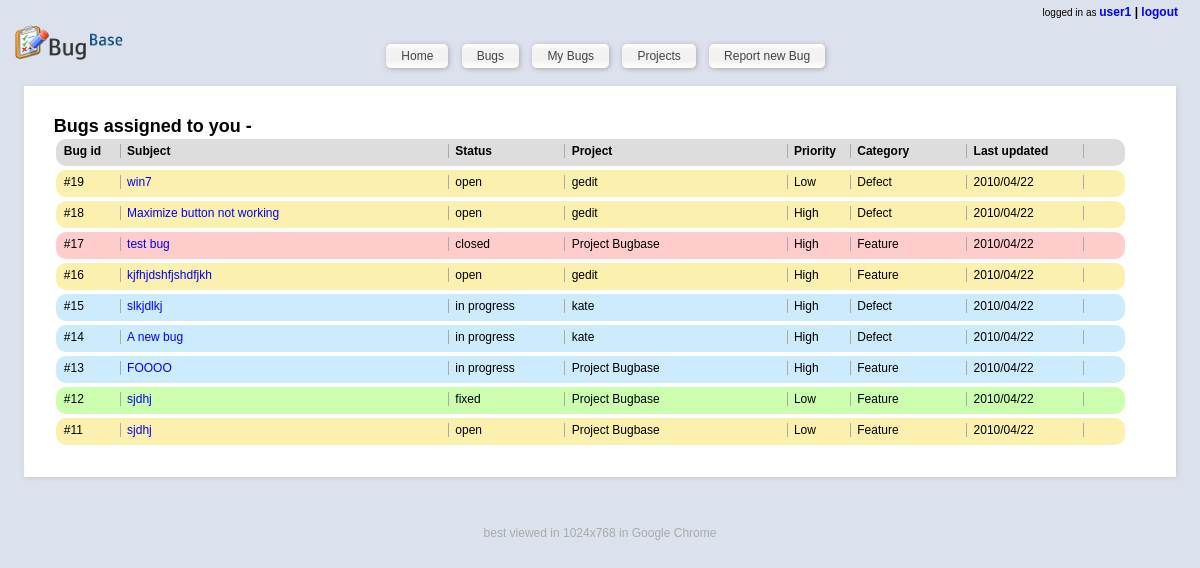
Page /index.php?page=list&filter=self (signed in) on the committed database.
### tables this page shows
CREATE TABLE IF NOT EXISTS `bugs` (
  `id` int(11) NOT NULL AUTO_INCREMENT,
  `bugName` varchar(500) NOT NULL,
  `description` varchar(2000) NOT NULL,
  `affectedVersion` varchar(50) NOT NULL DEFAULT 'na',
  `project` int(11) NOT NULL DEFAULT '-1',
  `affectedProject` int(11) NOT NULL DEFAULT '-1',
  `bugType` int(11) NOT NULL,
  `keywords` varchar(500) NOT NULL,
  `createdBy` int(11) NOT NULL,
  `createdAt` timestamp NOT NULL DEFAULT CURRENT_TIMESTAMP,
  PRIMARY KEY (`id`)
);

CREATE TABLE IF NOT EXISTS `bughistory` (
  `id` int(11) NOT NULL AUTO_INCREMENT,
  `bug_id` int(11) NOT NULL,
  `addedBy` int(11) NOT NULL,
  `timestamp` timestamp NOT NULL DEFAULT CURRENT_TIMESTAMP,
  `status` int(11) NOT NULL,
  `comment` varchar(2000) NOT NULL,
  `assignedTo` int(11) NOT NULL,
  `priority` int(11) NOT NULL,
  PRIMARY KEY (`id`)
);

### index.php (called while the page is built, shortened)
<?php
$smarty = new Smarty;
include_once('includes/models.inc.php');
if (loggedIn()){
	$template = 'home.html';
	$smarty->assign('subtitle', 'home');
} else {
	$template = 'login.html';
	$smarty->assign('subtitle', 'Login');
}
if (!isset($_GET['page']))
	$page = '';
else
	$page = $_GET['page'];
switch ($page){
	case 'list':
		if (loggedIn()){
			$template = 'buglist.html';
			$smarty->assign('subtitle','bug list');
			$smarty->assign('buglist',getAllBugList());
		}
		break;
}
$smarty->display('header.html');
$smarty->display($template);
?>

### includes/models.inc.php (called while the page is built, shortened)
<?php
function getAllBugList(){
	$buglist = array();
	$index = 0;
	$query = "SELECT * FROM `bugs` order by createdAt desc;";
	$result = mysql_query($query) or die ("Failed to fetch bug list");
	while ($row = mysql_fetch_assoc($result)){
		$query2 = "SELECT * from `bughistory` where bug_id = '{$row['id']}' order by timestamp desc;";
		$result2 = mysql_query($query2);
		if ($row2 = mysql_fetch_assoc($result2)){
			foreach ($row2 as $key=>$val){
				if ($key!='id'){
					$row[$key] = $val;
				}
			}
		}
		$query3 = "SELECT `label` from `statuses` where `id`='{$row['status']}';";
		$result3 = mysql_query($query3);
		if ($row3 = mysql_fetch_assoc($result3)){
			$row['status'] = $row3['label'];
		} else {
			$row['status'] = 'undefined';
		}
		$query3 = "SELECT `label` from `priorities` where `id`='{$row['priority']}';";
		$result3 = mysql_query($query3);
		if ($row3 = mysql_fetch_assoc($result3)){
			$row['priority'] = $row3['label'];
		} else {
			$row['priority'] = ' ';
		}
		$query3 = "SELECT `label` from `categories` where `id`='{$row['bugType']}';";
		$result3 = mysql_query($query3);
		if ($row3 = mysql_fetch_assoc($result3)){
			$row['bugType'] = $row3['label'];
		} else {
			$row['bugType'] = 'unknown';
		}
		$query3 = "SELECT name from `projects` where `id`='{$row['project']}';";
		$result3 = mysql_query($query3);
		if ($row3 = mysql_fetch_assoc($result3)){
			$row['project_name'] = $row3['name'];
		} else {
			$row['project_name'] = 'unknown';
		}
		$buglist[$index++] = $row;
	}
	return $buglist;
}

### libs/plugins/modifier.replace.php (called while the page is built)
<?php
function smarty_modifier_replace($string, $search, $replace)
{
    return str_replace($search, $replace, $string);
}
?>

### libs/plugins/shared.make_timestamp.php (called while the page is built, shortened)
<?php
function smarty_make_timestamp($string)
{
    if(empty($string)) {
        $time = time();
    } elseif (preg_match('/^\d{14}$/', $string)) {
        $time = mktime(substr($string, 8, 2),substr($string, 10, 2),substr($string, 12, 2),
                       substr($string, 4, 2),substr($string, 6, 2),substr($string, 0, 4));
    } elseif (is_numeric($string)) {
        $time = (int)$string;
    } else {
        $time = strtotime($string);
    }
    return $time;
}
?>

### libs/plugins/modifier.date_format.php (called while the page is built, shortened)
<?php
function smarty_modifier_date_format($string, $format = '%b %e, %Y', $default_date = '')
{
    if ($string != '') {
        $timestamp = smarty_make_timestamp($string);
    } elseif ($default_date != '') {
        $timestamp = smarty_make_timestamp($default_date);
    } else {
        return;
    }
    return strftime($format, $timestamp);
}
?>

### templates_c/%%7C^7CF^7CFE2F9D%%buglist.html.php (the view, shortened to what this page needs)
<div id='contentSpacer'>
	<h2>Bugs assigned to you -</h2>
	<div id='buglist'>
		<ul>
			<li class='heading'>
				<div class='l_bid'> Bug id </div>
				<div class='l_subject'> Subject </div>
				<div class='l_status'> Status </div>
				<div class='l_affects'> Project </div>
				<div class='l_priority'> Priority </div>
				<div class='l_category'> Category </div>
				<div class='l_lastupdate'> Last updated </div>
			</li>
			<?php unset($this->_sections['i']);
$this->_sections['i']['name'] = 'i';
$this->_sections['i']['loop'] = is_array($_loop=$this->_tpl_vars['buglist']) ? count($_loop) : max(0, (int)$_loop); unset($_loop);
$this->_sections['i']['show'] = true;
$this->_sections['i']['max'] = $this->_sections['i']['loop'];
$this->_sections['i']['step'] = 1;
$this->_sections['i']['start'] = $this->_sections['i']['step'] > 0 ? 0 : $this->_sections['i']['loop']-1;
if ($this->_sections['i']['show']) {
    $this->_sections['i']['total'] = $this->_sections['i']['loop'];
} else
    $this->_sections['i']['total'] = 0;
if ($this->_sections['i']['show']):
            for ($this->_sections['i']['index'] = $this->_sections['i']['start'], $this->_sections['i']['iteration'] = 1;
                 $this->_sections['i']['iteration'] <= $this->_sections['i']['total'];
                 $this->_sections['i']['index'] += $this->_sections['i']['step'], $this->_sections['i']['iteration']++):
$this->_sections['i']['rownum'] = $this->_sections['i']['iteration'];
$this->_sections['i']['index_prev'] = $this->_sections['i']['index'] - $this->_sections['i']['step'];
$this->_sections['i']['index_next'] = $this->_sections['i']['index'] + $this->_sections['i']['step'];
$this->_sections['i']['first']      = ($this->_sections['i']['iteration'] == 1);
$this->_sections['i']['last']       = ($this->_sections['i']['iteration'] == $this->_sections['i']['total']);
?>
				<li class='<?php echo ((is_array($_tmp=$this->_tpl_vars['buglist'][$this->_sections['i']['index']]['status'])) ? $this->_run_mod_handler('replace', true, $_tmp, ' ', '') : smarty_modifier_replace($_tmp, ' ', '')); ?>
' <?php if (isset ( $this->_tpl_vars['highlight'] )): ?> id='highlighted' <?php endif; ?>>
				<div class='l_bid'> #<?php echo $this->_tpl_vars['buglist'][$this->_sections['i']['index']]['id']; ?>
 </div>
				<div class='l_subject'>
					<a href='/index.php?page=showbug&id=<?php echo $this->_tpl_vars['buglist'][$this->_sections['i']['index']]['id']; ?>
'>
						<?php echo $this->_tpl_vars['buglist'][$this->_sections['i']['index']]['bugName']; ?>
					</a>
				</div>
				<div class='l_status'> <?php echo $this->_tpl_vars['buglist'][$this->_sections['i']['index']]['status']; ?>
 </div>
				<div class='l_affects'><?php echo $this->_tpl_vars['buglist'][$this->_sections['i']['index']]['project_name']; ?>
</div>
				<div class='l_priority'> <?php echo $this->_tpl_vars['buglist'][$this->_sections['i']['index']]['priority']; ?>
 </div>
				<div class='l_category'> <?php echo $this->_tpl_vars['buglist'][$this->_sections['i']['index']]['bugType']; ?>
 </div>
				<div class='l_lastupdate'> <?php echo ((is_array($_tmp=$this->_tpl_vars['buglist'][$this->_sections['i']['index']]['timestamp'])) ? $this->_run_mod_handler('date_format', true, $_tmp, "%Y/%m/%d") : smarty_modifier_date_format($_tmp, "%Y/%m/%d")); ?>
 </div>
			<?php endfor; endif; ?>
		</ul>
	</div>
</div>

### rows in the picture
bugs: id "19", bugName "win7", createdAt "2010/04/22"
bughistory: status "18", status.bugName "Maximize button not working", status "open", status "gedit", status "High", status "Defect", status.createdAt "2010/04/22"
bugs: id "17", bugName "test bug", createdAt "2010/04/22"
bugs: id "16", bugName "kjfhjdshfjshdfjkh", createdAt "2010/04/22"
bugs: id "15", bugName "slkjdlkj", createdAt "2010/04/22"
bugs: id "14", bugName "A new bug", createdAt "2010/04/22"
bugs: id "13", bugName "FOOOO"
bugs: id "12", bugName "sjdhj"
bugs: id "11", bugName "sjdhj"

### other values in the picture
$this->_tpl_vars['user_name'] "user1"
$this->_tpl_vars['buglist'][$this->_sections['i']['index']]['status'] "open"
$this->_tpl_vars['buglist'][$this->_sections['i']['index']]['bugType'] "Defect"
$this->_tpl_vars['buglist'][$this->_sections['i']['index']]['status'] "closed"
$this->_tpl_vars['buglist'][$this->_sections['i']['index']]['bugType'] "Feature"
$this->_tpl_vars['buglist'][$this->_sections['i']['index']]['status'] "in progress"
smarty_modifier_date_format($_tmp, "%Y/%m/%d") "2010/04/22"
$this->_tpl_vars['buglist'][$this->_sections['i']['index']]['status'] "fixed"
